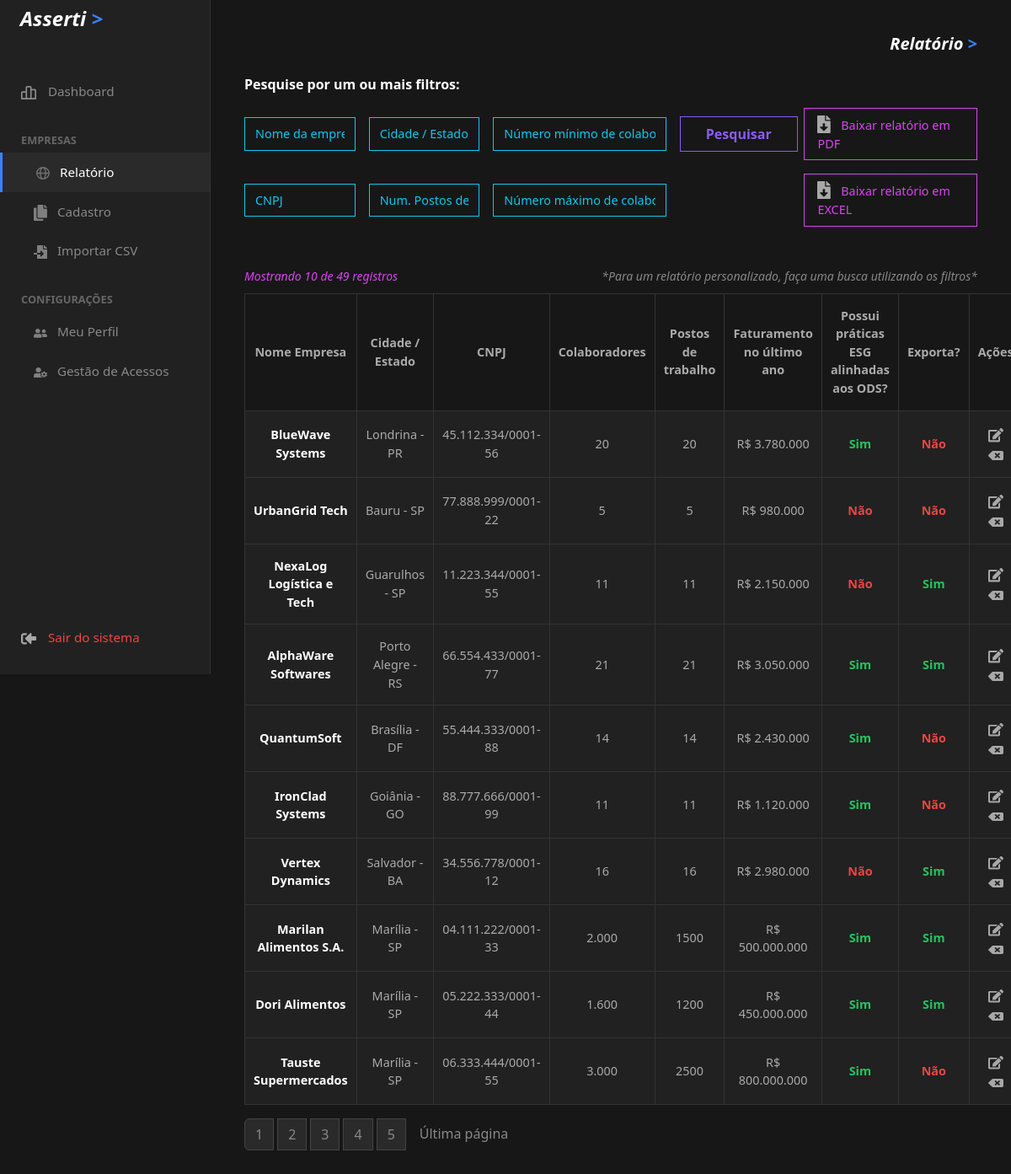
Page /relatorios.php?pagina=2 (signed in) on the committed database.
### tables this page shows
CREATE TABLE `empresas` (
  `id` int(11) NOT NULL,
  `razao_social` varchar(150) NOT NULL,
  `nome_fantasia` varchar(150) DEFAULT NULL,
  `cnpj` varchar(18) NOT NULL,
  `cidade_estado` varchar(100) NOT NULL,
  `telefone_1` varchar(20) DEFAULT NULL,
  `telefone_2` varchar(20) DEFAULT NULL,
  `email` varchar(100) DEFAULT NULL,
  `tipo_servico` varchar(100) DEFAULT NULL,
  `faturamento_2025` decimal(15,2) NOT NULL,
  `postos_trabalho` int(11) NOT NULL,
  `total_colaboradores` int(11) NOT NULL,
  `exporta` tinyint(1) DEFAULT 0,
  `esg_ods` tinyint(1) DEFAULT 0,
  `criado_em` timestamp NOT NULL DEFAULT current_timestamp()
);

### public/relatorios.php (the view, shortened to what this page needs)
<?php
require 'conexao.php';
$registros_por_pagina = 10;
$pagina_atual = isset($_GET['pagina']) ? max(1, (int)$_GET['pagina']) : 1;
$offset = ($pagina_atual - 1) * $registros_por_pagina;
$whereSql = " WHERE 1=1";
$params = [];
try {
    $stmtCount = $pdo->prepare("SELECT COUNT(*) FROM empresas" . $whereSql);
    $stmtCount->execute($params);
    $total_filtrado = $stmtCount->fetchColumn();
    $total_paginas = ceil($total_filtrado / $registros_por_pagina);
    $sql = "SELECT * FROM empresas" . $whereSql . " LIMIT $registros_por_pagina OFFSET $offset";
    $stmt = $pdo->prepare($sql);
    $stmt->execute($params);
    $empresas = $stmt->fetchAll(PDO::FETCH_ASSOC);
    $total_banco = $pdo->query("SELECT COUNT(*) FROM empresas")->fetchColumn();
} catch(PDOException $e) { die("Erro: " . $e->getMessage()); }
function linkPagina($pag) {
    $get = $_GET;
    $get['pagina'] = $pag;
    return '?' . http_build_query($get);
}
?>
<!DOCTYPE html>
<html lang="pt-BR" data-bs-theme="dark">
<head>
    <link href="https://cdn.jsdelivr.net/npm/bootstrap@5.3.0/dist/css/bootstrap.min.css" rel="stylesheet">
</head>
<body>
    <?php include 'menu.php'; ?>
    <div class="main-content">
        <div class="d-flex justify-content-end mb-4 area-filtros-topo">
            <h5 class="text-white fw-bold m-0" style="font-style: italic;">Relatório <span style="color:#3b82f6;">></span></h5>
        </div>
        <form method="GET" class="mb-4">
            <p class="text-white fw-bold mb-3">Pesquise por um ou mais filtros:</p>
            <div class="row g-3 align-items-center mb-3">
                <div class="col-md-2"><input type="text" name="nome" class="filter-input border-ciano" placeholder="Nome da empresa" value="<?= htmlspecialchars($_GET['nome'] ?? '') ?>"></div>
                <div class="col-md-2"><input type="text" name="cidade" class="filter-input border-ciano" placeholder="Cidade / Estado" value="<?= htmlspecialchars($_GET['cidade'] ?? '') ?>"></div>
                <div class="col-md-3"><input type="text" class="filter-input border-ciano" placeholder="Número mínimo de colaboradores"></div>
                <div class="col-md-2"><button type="submit" formaction="relatorios.php" class="btn-outline-roxo">Pesquisar</button></div>
                <div class="col-md-3 text-end">
                    <button type="button" onclick="gerarPDF()" class="btn-export">
                        <img src="icones/baixar.svg" width="16" style="margin-right: 8px; vertical-align: text-bottom;"> Baixar relatório em PDF
                    </button>
                </div>
            </div>
            <div class="row g-3 align-items-center">
                <div class="col-md-2"><input type="text" name="cnpj" class="filter-input border-ciano" placeholder="CNPJ" value="<?= htmlspecialchars($_GET['cnpj'] ?? '') ?>"></div>
                <div class="col-md-2"><input type="text" class="filter-input border-ciano" placeholder="Num. Postos de trabalho"></div>
                <div class="col-md-3"><input type="text" class="filter-input border-ciano" placeholder="Número máximo de colaboradores"></div>
                <div class="col-md-3 text-end">
                    <button type="submit" formaction="exportar_excel.php" class="btn-export">
                        <img src="icones/baixar.svg" width="16" style="margin-right: 8px; vertical-align: text-bottom;"> Baixar relatório em EXCEL
                    </button>
                </div>
            </div>
        </form>
        <div class="d-flex justify-content-between mb-2 mt-5 area-filtros-topo">
            <small style="color:#d946ef; font-style: italic;">Mostrando <?= count($empresas) ?> de <?= $total_banco ?> registros</small>
            <small style="color:#888; font-style: italic;">*Para um relatório personalizado, faça uma busca utilizando os filtros*</small>
        </div>
        <table class="table-custom">
            <thead>
                <tr>
                    <th>Nome Empresa</th>
                    <th>Cidade / Estado</th>
                    <th>CNPJ</th>
                    <th>Colaboradores</th>
                    <th>Postos de trabalho</th>
                    <th>Faturamento no último ano</th>
                    <th>Possui práticas ESG alinhadas aos ODS?</th>
                    <th>Exporta?</th>
                    <th class="coluna-acoes">Ações</th>
                </tr>
            </thead>
            <tbody>
                <?php if(count($empresas) > 0): ?>
                    <?php foreach ($empresas as $emp): ?>
                        <tr>
                            <td class="text-white fw-bold"><?= htmlspecialchars($emp['razao_social']) ?></td>
                            <td style="color:#aaa;"><?= htmlspecialchars($emp['cidade_estado']) ?></td>
                            <td style="color:#aaa;"><?= htmlspecialchars($emp['cnpj']) ?></td>
                            <td style="color:#aaa;"><?= number_format($emp['total_colaboradores'], 0, ',', '.') ?></td>
                            <td style="color:#aaa;"><?= $emp['postos_trabalho'] ?></td>
                            <td style="color:#aaa;">R$ <?= number_format($emp['faturamento_2025'], 0, ',', '.') ?></td>
                            <td class="<?= $emp['esg_ods']?'text-success-custom':'text-danger-custom' ?>"><?= $emp['esg_ods']?'Sim':'Não' ?></td>
                            <td class="<?= $emp['exporta']?'text-success-custom':'text-danger-custom' ?>"><?= $emp['exporta']?'Sim':'Não' ?></td>
                            <td class="coluna-acoes">
                                <a href="editar.php?id=<?= $emp['id'] ?>" class="btn-acao" title="Editar">
                                    <img src="icones/editar.svg" width="18">
                                </a>
                                <?php if($_SESSION['perfil'] === 'admin'): ?>
                                    <a href="excluir.php?id=<?= $emp['id'] ?>" class="btn-acao" title="Excluir" onclick="return confirm('Excluir <?= htmlspecialchars($emp['razao_social']) ?>?');">
                                        <img src="icones/remove.svg" width="18">
                                    </a>
                                <?php endif; ?>
                            </td>
                        </tr>
                    <?php endforeach; ?>
                <?php else: ?>
                    <tr><td colspan="9" class="text-center py-4" style="color: #666;">Nenhuma empresa encontrada.</td></tr>
                <?php endif; ?>
            </tbody>
        </table>
        <?php if($total_paginas > 1): ?>
        <div class="pagination-container d-flex justify-content-between align-items-center mt-3">
            <ul class="pagination m-0">
                <?php for($i = 1; $i <= $total_paginas; $i++): ?>
                    <li class="page-item <?= ($pagina_atual == $i) ? 'active' : '' ?>"><a class="page-link" href="<?= linkPagina($i) ?>"><?= $i ?></a></li>
                <?php endfor; ?>
                <li class="page-item"><a class="page-link" style="background: transparent; border: none;" href="<?= linkPagina($total_paginas) ?>">Última página</a></li>
            </ul>
        </div>
        <?php endif; ?>
    </div>
</body>
</html>

### public/relatorios.php (style rules this page uses)
body { background-color: #171717 !important; color: #e5e7eb; font-family: 'Segoe UI', Tahoma, Geneva, Verdana, sans-serif; display: flex; overflow-x: hidden; margin: 0; min-height: 100vh; }
.main-content { margin-left: 250px; padding: 40px; width: calc(100% - 250px); background-color: #171717; }
.filter-input { background: transparent !important; color: white !important; border-radius: 0; padding: 8px 12px; width: 100%; text-align: left; font-size: 0.9rem; }
.filter-input::placeholder { color: #0dcaf0; }
.border-ciano { border: 1px solid #0dcaf0 !important; }
.btn-outline-roxo { border: 1px solid #8b5cf6; color: #8b5cf6; background: transparent; border-radius: 0; padding: 8px 30px; font-weight: 600; }
.btn-export { background: transparent; border: 1px solid #d946ef; color: #d946ef; border-radius: 0; padding: 8px 15px; width: 100%; text-align: left; font-size: 0.9rem; }
.table-custom { width: 100%; border-collapse: collapse; margin-top: 10px; }
.table-custom th { border: 1px solid #333; padding: 15px 10px; color: #aaa; text-align: center; font-weight: 600; font-size: 0.9rem; }
.table-custom td { border: 1px solid #333; padding: 15px 10px; text-align: center; vertical-align: middle; background-color: #212121; font-size: 0.9rem; }
.text-success-custom { color: #22c55e !important; font-weight: bold; }
.text-danger-custom { color: #ef4444 !important; font-weight: bold; }
.btn-acao { text-decoration: none; font-size: 1rem; margin: 0 5px; }
.pagination .page-link { background-color: #2a2a2a; border-color: #444; color: #888; border-radius: 0; margin-right: 5px; }

### rows in the picture
empresas: razao_social "BlueWave Systems", cidade_estado "Londrina - PR", cnpj "45.112.334/0001-56", total_colaboradores "20", postos_trabalho "20", faturamento_2025 "3.780.000", esg_ods "Sim", exporta "Não"
empresas: razao_social "UrbanGrid Tech", cidade_estado "Bauru - SP", cnpj "77.888.999/0001-22", total_colaboradores "5", postos_trabalho "5", faturamento_2025 "980.000", esg_ods "Não", exporta "Não"
empresas: razao_social "NexaLog Logística e Tech", cidade_estado "Guarulhos - SP", cnpj "11.223.344/0001-55", total_colaboradores "11", postos_trabalho "11", faturamento_2025 "2.150.000", esg_ods "Não", exporta "Sim"
empresas: razao_social "AlphaWare Softwares", cidade_estado "Porto Alegre - RS", cnpj "66.554.433/0001-77", total_colaboradores "21", postos_trabalho "21", faturamento_2025 "3.050.000", esg_ods "Sim", exporta "Sim"
empresas: razao_social "QuantumSoft", cidade_estado "Brasília - DF", cnpj "55.444.333/0001-88", total_colaboradores "14", postos_trabalho "14", faturamento_2025 "2.430.000", esg_ods "Sim", exporta "Não"
empresas: razao_social "IronClad Systems", cidade_estado "Goiânia - GO", cnpj "88.777.666/0001-99", total_colaboradores "11", postos_trabalho "11", faturamento_2025 "1.120.000", esg_ods "Sim", exporta "Não"
empresas: razao_social "Vertex Dynamics", cidade_estado "Salvador - BA", cnpj "34.556.778/0001-12", total_colaboradores "16", postos_trabalho "16", faturamento_2025 "2.980.000", esg_ods "Não", exporta "Sim"
empresas: razao_social "Marilan Alimentos S.A.", cidade_estado "Marília - SP", cnpj "04.111.222/0001-33", total_colaboradores "2.000", postos_trabalho "1500", faturamento_2025 "500.000.000", esg_ods "Sim", exporta "Sim"
empresas: razao_social "Dori Alimentos", cidade_estado "Marília - SP", cnpj "05.222.333/0001-44", total_colaboradores "1.600", postos_trabalho "1200", faturamento_2025 "450.000.000", esg_ods "Sim", exporta "Sim"
empresas: razao_social "Tauste Supermercados", cidade_estado "Marília - SP", cnpj "06.333.444/0001-55", total_colaboradores "3.000", postos_trabalho "2500", faturamento_2025 "800.000.000", esg_ods "Sim", exporta "Não"

### other values in the picture
count($empresas) "10"
$total_banco "49"
